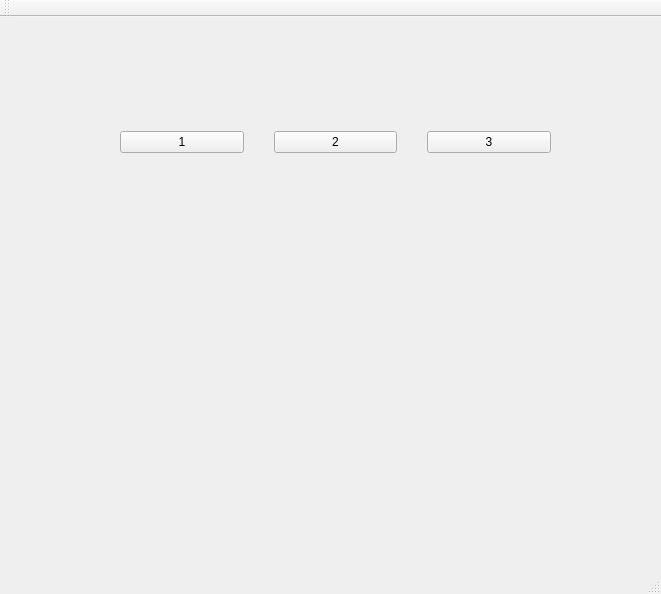
<?xml version="1.0" encoding="UTF-8"?>
<ui version="4.0">
 <class>MainWindow</class>
 <widget class="QMainWindow" name="MainWindow">
  <property name="geometry">
   <rect>
    <x>0</x>
    <y>0</y>
    <width>661</width>
    <height>594</height>
   </rect>
  </property>
  <property name="windowTitle">
   <string>MainWindow</string>
  </property>
  <widget class="QWidget" name="centralWidget">
   <widget class="QWidget" name="horizontalLayoutWidget">
    <property name="geometry">
     <rect>
      <x>100</x>
      <y>50</y>
      <width>471</width>
      <height>151</height>
     </rect>
    </property>
    <layout class="QHBoxLayout" name="horizontalLayout">
     <property name="spacing">
      <number>30</number>
     </property>
     <property name="leftMargin">
      <number>20</number>
     </property>
     <property name="rightMargin">
      <number>20</number>
     </property>
     <item>
      <widget class="QPushButton" name="pushButton_3">
       <property name="text">
        <string>1</string>
       </property>
      </widget>
     </item>
     <item>
      <widget class="QPushButton" name="pushButton_2">
       <property name="text">
        <string>2</string>
       </property>
      </widget>
     </item>
     <item>
      <widget class="QPushButton" name="pushButton">
       <property name="text">
        <string>3</string>
       </property>
      </widget>
     </item>
    </layout>
   </widget>
  </widget>
  <widget class="QMenuBar" name="menuBar">
   <property name="geometry">
    <rect>
     <x>0</x>
     <y>0</y>
     <width>661</width>
     <height>26</height>
    </rect>
   </property>
  </widget>
  <widget class="QToolBar" name="mainToolBar">
   <attribute name="toolBarArea">
    <enum>TopToolBarArea</enum>
   </attribute>
   <attribute name="toolBarBreak">
    <bool>false</bool>
   </attribute>
  </widget>
  <widget class="QStatusBar" name="statusBar"/>
 </widget>
 <layoutdefault spacing="6" margin="11"/>
 <resources/>
 <connections/>
</ui>
